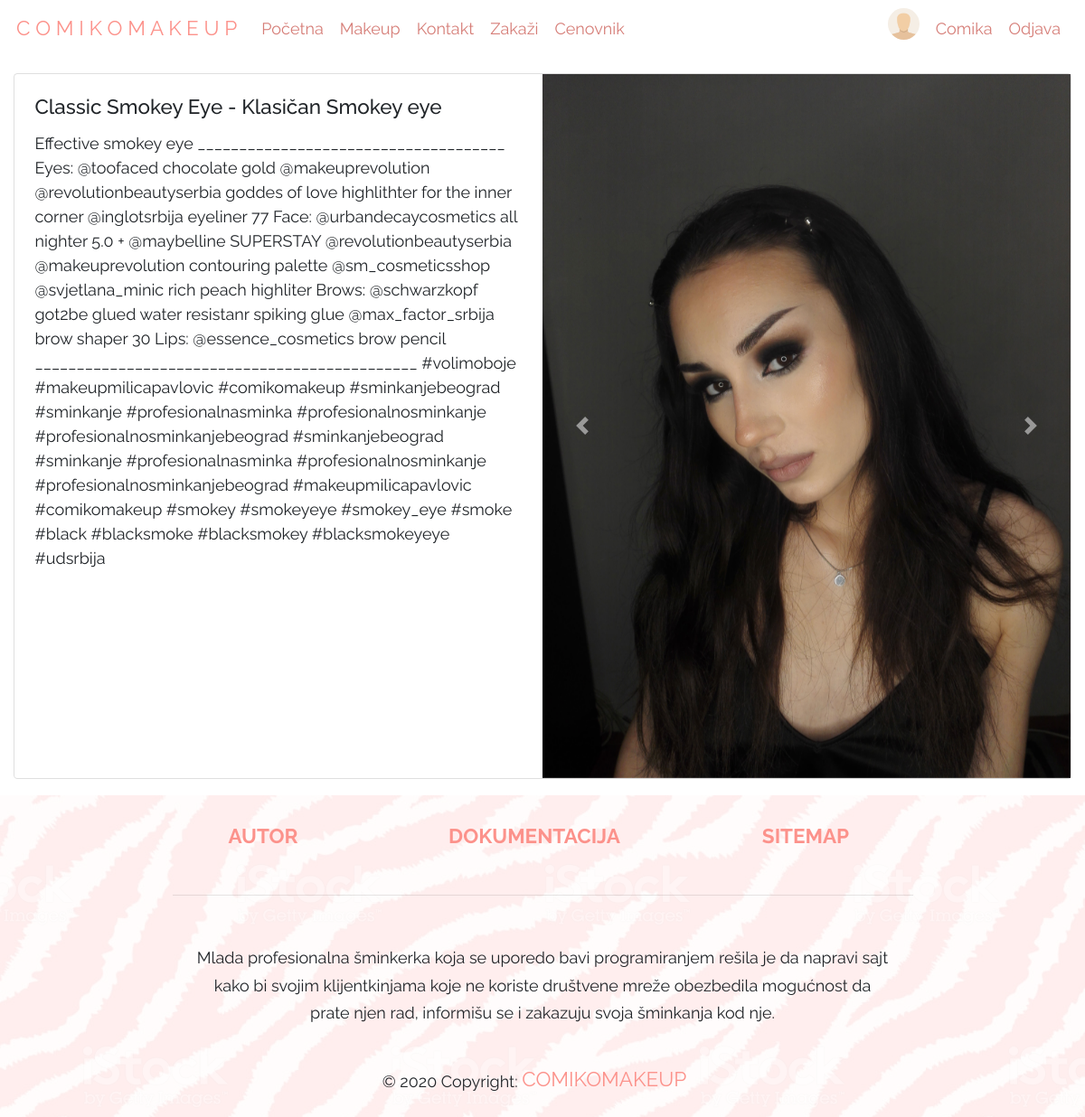
Screenshot of /?page=getone&id=1 (signed in) with the database file from the repository.
### tables this page shows
CREATE TABLE `meniLink` (
  `id` int(11) NOT NULL,
  `nazivLinka` varchar(25) NOT NULL,
  `hrefLinka` varchar(60) NOT NULL,
  `meniId` int(11) NOT NULL,
  `adminLink` tinyint(1) NOT NULL
);

CREATE TABLE `korisnik` (
  `id` int(11) NOT NULL,
  `ime` varchar(30) NOT NULL,
  `prezime` varchar(60) NOT NULL,
  `username` varchar(15) NOT NULL,
  `email` varchar(100) NOT NULL,
  `pass` varchar(300) NOT NULL,
  `profilna` varchar(1200) DEFAULT NULL,
  `admin` bit(1) NOT NULL DEFAULT b'0'
);

CREATE TABLE `look` (
  `idL` int(11) NOT NULL,
  `nazivLooka` varchar(70) NOT NULL,
  `opis` varchar(1270) DEFAULT NULL,
  `idKat` int(11) NOT NULL,
  `datumKacenja` timestamp NOT NULL DEFAULT CURRENT_TIMESTAMP,
  `idNaslovneSlike` int(11) NOT NULL
);

CREATE TABLE `img` (
  `id` int(11) NOT NULL,
  `src` varchar(256) NOT NULL,
  `alt` varchar(256) DEFAULT NULL,
  `idLook` int(11) NOT NULL
);

### config/konekcija.php (called while the page is built, shortened)
<?php
try {
    $conn = new PDO("mysql:host=".SERVER.";dbname=".DATABASE.";charset=utf8", USERNAME, PASSWORD);
    $conn->setAttribute(PDO::ATTR_DEFAULT_FETCH_MODE, PDO::FETCH_OBJ);
    $conn->setAttribute(PDO::ATTR_ERRMODE, PDO::ERRMODE_EXCEPTION);
}
catch(PDOException $ex){
    echo $ex->getMessage();
}
function executeQuery($query){
    global $conn;
    return $conn->query($query)->fetchAll();
}
function executeQueryOneRow($query){
    global $conn;
    return $conn->query($query)->fetch();
}

### models/meni/headerFunctions.php (called while the page is built, shortened)
<?php
function dohvatiHeader(){
    return executeQuery("SELECT * FROM meniLink WHERE meniId=1 AND adminLink = 0");
}

### models/user/user.php (called while the page is built, shortened)
<?php
function dohvatiKorisnikaPoId($id){
    global $conn;
        try {
            $dohvatiKorisnika = $conn->prepare("SELECT * FROM korisnik WHERE id = ?");
            $dohvatiKorisnika->execute([$id]);
            $korisnik= $dohvatiKorisnika->fetch();
            return $korisnik;
        } catch(PDOException $ex){
            return null;
        }
}
?>

### models/look/lookFunctions.php (called while the page is built, shortened)
<?php
function dohvatiLookJedan($id){
    try {
        return executeQueryOneRow("SELECT * FROM look l INNER JOIN img i ON l.idL=i.idLook WHERE l.idL = $id");
    }catch(PDOException $ex){
        return null;
    }
}
function dohvatiSveSlikeZaLook($id){
    try{
        return executeQuery("SELECT i.* FROM look l INNER JOIN img i ON l.idL=i.idLook WHERE l.idL= $id ORDER BY l.idNaslovneSlike Desc");
    }catch(PDOException $ex){
        return null;
    }
}

### models/meni/footerFunctions.php (called while the page is built)
<?php
function dohvatiFooter(){
    try{
        return executeQuery("SELECT * FROM meniLink WHERE meniId=3 OR hrefLinka='index.php'");
    }catch(PDOException $ex){
        return null;
    }
}

### views/partials/getone.php (the view, shortened to what this page needs)
<div class="content container">
    <div class="row">
    <?php
        include "models/look/lookFunctions.php";
        $look = dohvatiLookJedan($_GET['id']);
    ?>
        <div class="col-12">
            <div class="card my-3">
                <div class="row no-gutters">
                    <div class="col-md-6">
                    <div class="card-body">
                        <h5 class="card-title"><?=@$look->nazivLooka?></h5>
                        <p class="card-text"><?=@$look->opis?></p>
                    </div>
                    </div>
                    <div class="col-md-6">
                    <div id="carouselExampleControls" class="carousel slide" data-ride="carousel">
                    <div class="carousel-inner">
                        <?php
                            $slike = dohvatiSveSlikeZaLook($_GET['id']);
                            foreach($slike as $s):
                        ?>
                            <div class="carousel-item">
                            <img src="assets/img/look/<?= $s->src?>" class="d-block w-100" alt="<?= $s->src?>">
                            </div>
                        <?php
                            endforeach;
                        ?>
                    </div>
                    <a class="carousel-control-prev" href="#carouselExampleControls" role="button" data-slide="prev">
                        <span class="carousel-control-prev-icon" aria-hidden="true"></span>
                    </a>
                    <a class="carousel-control-next" href="#carouselExampleControls" role="button" data-slide="next">
                        <span class="carousel-control-next-icon" aria-hidden="true"></span>
                    </a>
                    </div>
                    </div>
                </div>
            </div>
        </div>
    </div>
</div>

### views/fixed/header.php (shortened to what this page needs)
<?php
require "models/meni/headerFunctions.php";
require "models/user/user.php";
?>
<!DOCTYPE html>
<html lang="en">
    <head>
        <link rel="stylesheet" href="https://stackpath.bootstrapcdn.com/bootstrap/4.3.1/css/bootstrap.min.css">
        <link rel="stylesheet" type="text/css" href="assets/css/style.css">
        <link rel="stylesheet" href="https://cdn.jsdelivr.net/npm/bootstrap-select@1.13.14/dist/css/bootstrap-select.min.css">
      </head>
    <body>
        <div id="wrapper">
            <div id="header">
                <nav class="navbar navbar-expand-lg">
                    <a class="navbar-brand" href="?page=home.php">C O M I K O M A K E U P</a>
                    <div class="collapse navbar-collapse" id="navbarTogglerDemo03">
                      <ul class="navbar-nav mr-auto mt-2 mt-lg-0">
                      <?php
                        $q = dohvatiHeader();
                        foreach($q as $h):
                      ?>
                        <li class="nav-item">
                          <a class="nav-link" href="?page=<?=$h->hrefLinka?>"><?=$h->nazivLinka?><span class="sr-only">(current)</span></a>
                        </li>
                      <?php
                        endforeach;
                      ?>
                      </ul>
                      <ul class="nav navbar-nav ml-auto levo">
                          <?php
                            if(isset($_SESSION['id']) ):
                              $korisnik = dohvatiKorisnikaPoId($_SESSION['id']);
                          ?>
                            <li class="liProfilna"><a href="#" class="liProfilna"><img class="img-fluid rounded-circle mx-2 userLogin" alt="profilna slika" src="<?= $korisnik->profilna ?>"/></a></li>
                            <li><a href="?page=korisnik.php" class="nav-link"><?= $korisnik->username ?> </a></li>
                            <li><a href="models/user/odjavljivanje.php" class="nav-link"> Odjava</a></li>
                          <?php
                            endif;
                          ?>
                      </ul>
                    </div>
                  </nav>
            </div>

### index.php (shortened to what this page needs)
<?php
  require_once "config/konekcija.php";
  include "views/fixed/header.php";
  if(isset($_GET['page'])){
    switch($_GET['page'])
    {
      case 'getone':
        include "views/partials/getone.php";
        break;
    }
  } else {
    include "views/pages/home.php";
  }
  include "views/fixed/footer.php";
?>

### views/fixed/footer.php (shortened to what this page needs)
<?php
require "models/meni/footerFunctions.php";
?>
<div id="footer" class="page-footer font-small">
          <div class="container">
            <div class="row text-center d-flex justify-content-center pt-4 mb-3">
              <?php
                  $q = dohvatiFooter();
                  foreach($q as $f):
              ?>
                <div class="col-md-3 mb-3">
                  <h6 class="text-uppercase font-weight-bold">
                    <?php if($f->nazivLinka != "Dokumentacija" && $f->nazivLinka != "Sitemap"):?>
                    <a href="?page=<?=$f->hrefLinka?>" class="navbar-brand"><?=$f->nazivLinka?></a>
                    <?php else: ?>
                      <a href="<?=$f->hrefLinka?>" class="navbar-brand"><?=$f->nazivLinka?></a>
                    <?php endif; ?>
                  </h6>
                </div>
              <?php endforeach; ?>
            </div>
            <hr class="rgba-white-light" style="margin: 0 15%;">
            <div class="row d-flex text-center justify-content-center mb-md-0 mb-4">
              <div class="col-md-8 col-12 mt-5">
                <p style="line-height: 1.7rem">Mlada profesionalna šminkerka koja se uporedo bavi programiranjem rešila je da
                  napravi sajt kako bi svojim klijentkinjama koje ne koriste društvene mreže obezbedila
                  mogućnost da prate njen rad, informišu se i zakazuju svoja šminkanja kod nje.</p>
              </div>
            </div>
          </div>
          <div class="footer-copyright text-center py-3">© 2020 Copyright:
            <a href="#" class="navbar-brand"> COMIKOMAKEUP</a>
          </div>
          <div id="footerSlika"></div>
      </div>
</div>
    </body>
</html>

### assets/css/style.css (style rules this page uses)
* { margin: 0pt; padding: 0pt; text-decoration: none; list-style-type: none; box-sizing: border-box; font-family: 'Raleway', sans-serif; font-size: 18px; }
a { color: #fc928b; text-decoration: none; }
nav { position: relative; overflow: auto; }
.levo { float: left; }
.userLogin { height: 35px; }
.nav-link, .greska { color:#d67e78; }
.navbar { margin-bottom: 0px; border-radius: 0px; background-color: transparent !important; }
#footer { display: block; position: relative; }
#footerSlika { background-image: url('../img/fbg1.jpg'); opacity: 0.2; top: 0; left: 0; bottom: 0; right: 0; position: absolute; z-index: -1; }
.container { max-width: unset; }

### rows the page displays
menilink: nazivLinka "Početna"
menilink: nazivLinka "Makeup"
menilink: nazivLinka "Kontakt"
menilink: nazivLinka "Zakaži"
menilink: nazivLinka "Cenovnik"
korisnik: profilna (placeholder picture), username "Comika"
look: nazivLooka "Classic Smokey Eye - Klasičan Smokey eye", opis "Effective smokey eye _____________________________________ Eyes: @toofaced chocolate gold @makeuprevolution @revolutionbeautyserbia goddes of love highlithter for the inner corner @inglotsrbija eyeliner 77 Face: @urbandecaycosmetics all nighter 5.0 + @maybelline SUPERSTAY @revolutionbeautyserbia @makeuprevolution contouring palette @sm_cosmeticsshop @svjetlana_minic rich peach highliter Brows: @schwarzkopf got2be glued water resistanr spiking glue @max_factor_srbija brow shaper 30 Lips: @essence_cosmetics brow pencil ______________________________________________ #volimoboje #makeupmilicapavlovic #comikomakeup #sminkanjebeograd #sminkanje #profesionalnasminka #profesionalnosminkanje…"
img: src (picture)
menilink: nazivLinka "AUTOR"
menilink: nazivLinka "DOKUMENTACIJA"
menilink: nazivLinka "SITEMAP"
